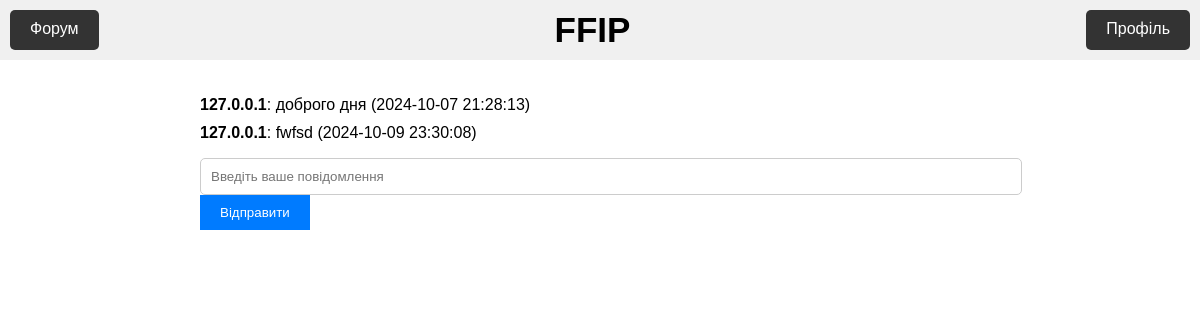
The page /topic_games on the database its author committed.
### tables this page shows
CREATE TABLE "game_topic_bd" (
	"message_id"	INTEGER NOT NULL UNIQUE,
	"user_login"	TEXT NOT NULL,
	"message"	TEXT NOT NULL,
	"message_time"	TEXT NOT NULL,
	PRIMARY KEY("message_id" AUTOINCREMENT)
);

### flask_app.py (the view)
@app.route('/topic_games' , methods = ['GET','POST'])
def topic_games():
    conn = getConnection()
    query = """
        SELECT message, message_id, message_time, user_login
        FROM game_topic_bd
    """
    result = conn.execute(query).fetchall()
    messages = []
    for row in result:
        messages.append({
            'message': row[0],
            'message_id': row[1],
            'message_time': row[2],
            'user_login': row[3]
        })
    conn.commit()
    conn.close()
    return render_template('topic_games.html', Messages = messages)

### flask_app.py (called while the page is built)
def getConnection():
    conn = sqlite3.connect('forum_data_base.db')
    conn.row_factory = sqlite3.Row #для того, щоб можна було звертатись до полів за іменами
    return conn

### templates/topic_games.html (shortened to what this page needs)
<!DOCTYPE html>
<html lang="en">
<head>
    <link rel="stylesheet" href="{{ url_for('static', filename='game_topic.css') }}">
</head>
<body>
    <header>
        <a class="button" href="{{url_for('main_f')}}">Форум</a>
        <span class="ffip-title">FFIP</span> <a class="button" href="{{url_for('profile')}}">Профіль</a>
    </header>
    <main>
        <form method="POST", action="sended_message_to_games" id = 'main_form'>
            <ul type ='none'>
            {% for message in Messages %}
            <li>
                <b>{{ message.user_login }}</b>: {{ message.message }} ({{ message.message_time }})
            </li>
            {% endfor %}
            </ul>
            <input required id = 'message_input' type="text" name="message_input" placeholder="Введіть ваше повідомлення">
            <button type="submit" id = 'Submit_button'>Відправити</button>
        </form>
    </main>
</body>
</html>

### static/game_topic.css (style rules this page uses)
html, body { margin: 0; padding: 0; font-family: Arial, sans-serif; }
.button { background-color: #333; color: white; padding: 10px 20px; text-decoration: none; border: none; border-radius: 5px; cursor: pointer; transition: background-color 0.3s ease; }
header { display: flex; justify-content: space-between; background-color: #f0f0f0; padding: 10px; }
main { max-width: 800px; margin: 0 auto; padding: 20px; }
ul { list-style: none; padding: 0; }
li { margin-bottom: 10px; }
b { font-weight: bold; }
#message_input { width: 100%; padding: 10px; border: 1px solid #ccc; border-radius: 5px; }
#Submit_button { padding: 10px 20px; background-color: #007bff; color: white; border: none; border-radius: 5px; cursor: pointer; transition: background-color 0.3s ease; }
.ffip-title { margin: 0 10px; font-weight: bold; font-size: 35px; }

### rows shown on the page
game_topic_bd: user_login "127.0.0.1", message "доброго дня", message_time "2024-10-07 21:28:13"
game_topic_bd: user_login "127.0.0.1", message "fwfsd", message_time "2024-10-09 23:30:08"
